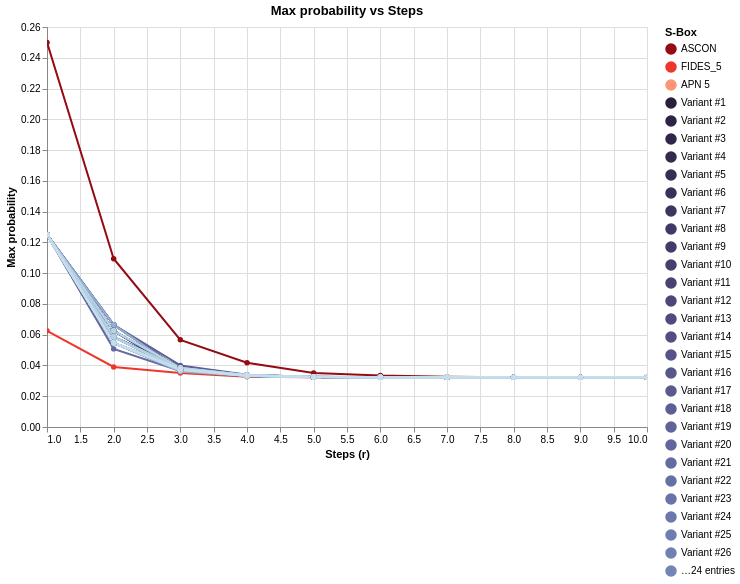

Notebook code for this chart:
### Code cell
chart_mp = compare_max_probability_altair(
    specs,
    r_values=list(range(1,11)),
    log_scale=False,
    detail=True
)
chart_mp

### Figure 1 — Vega-Lite specification as saved in the notebook (floating-point values rounded to 4 significant figures; data arrays with more than 128 entries replaced by an {"elided": "..."} marker saying what was removed)
{"config": {"view": {"continuousWidth": 300, "continuousHeight": 300}}, "data": {"name": "data-a4a89bd2a0910f5f8b0355002b581dd2"}, "mark": {"type": "line", "point": true}, "encoding": {"color": {"field": "S-Box", "legend": {"title": "S-Box"}, "scale": {"domain": ["ASCON", "FIDES_5", "APN 5", "Variant #1", "Variant #2", "Variant #3", "Variant #4", "Variant #5", "Variant #6", "Variant #7", "Variant #8", "Variant #9", "Variant #10", "Variant #11", "Variant #12", "Variant #13", "Variant #14", "Variant #15", "Variant #16", "Variant #17", "Variant #18", "Variant #19", "Variant #20", "Variant #21", "Variant #22", "Variant #23", "Variant #24", "Variant #25", "Variant #26", "Variant #27", "Variant #28", "Variant #29", "Variant #30", "Variant #31", "Variant #32", "Variant #33", "Variant #34", "Variant #35", "Variant #36", "Variant #37", "Variant #38", "Variant #39", "Variant #40", "Variant #41", "Variant #42", "Variant #43", "Variant #44", "Variant #45", "Variant #46", "Variant #47", "Variant #48", "Variant #49", "Variant #50"], "range": ["#940b13", "#ec382b", "#fc9576", "#2b1f3e", "#2f2345", "#312649", "#35294f", "#382d55", "#3b305a", "#3e3460", "#423866", "#443b6a", "#473f6f", "#494373", "#4c4779", "#4f4b7e", "#524e82", "#555387", "#57578c", "#5a5a8f", "#5c5f94", "#5f6398", "#61679c", "#646ba0", "#6770a4", "#6973a7", "#6c78ab", "#6f7daf", "#7180b1", "#7485b5", "#7789b8", "#798dbb", "#7d91be", "#8096c1", "#8299c4", "#869ec7", "#89a2c9", "#8ca6cb", "#8faace", "#93afd1", "#96b2d3", "#9ab6d5", "#9ebbd7", "#a1bed9", "#a5c2db", "#a9c6de", "#acc9df", "#b1cde1", "#b4d0e3", "#b9d4e5", "#bed8e7", "#c2dbe9", "#c7dfeb"]}, "type": "nominal"}, "tooltip": [{"field": "r", "type": "quantitative"}, {"field": "S-Box", "type": "nominal"}, {"field": "Max probability", "type": "quantitative"}], "x": {"field": "r", "title": "Steps (r)", "type": "quantitative"}, "y": {"field": "Max probability", "scale": {}, "title": "Max probability", "type": "quantitative"}}, "height": 400, "params": [{"name": "param_6", "select": {"type": "interval", "encodings": ["x", "y"]}, "bind": "scales"}], "title": "Max probability vs Steps", "width": 600, "$schema": "https://vega.github.io/schema/vega-lite/v5.20.1.json", "datasets": {"data-a4a89bd2a0910f5f8b0355002b581dd2": {"elided": "530 records"}}}
